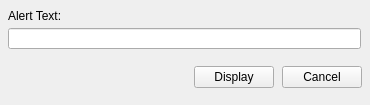
<ui version="4.0" >
 <class>AlertForm</class>
 <widget class="QWidget" name="AlertForm" >
  <property name="geometry" >
   <rect>
    <x>0</x>
    <y>0</y>
    <width>370</width>
    <height>105</height>
   </rect>
  </property>
  <property name="windowTitle" >
   <string>Alert Message</string>
  </property>
  <property name="windowIcon" >
   <iconset resource="../images/openlp-2.qrc" >
    <normaloff>:/icon/openlp.org-icon-32.bmp</normaloff>:/icon/openlp.org-icon-32.bmp</iconset>
  </property>
  <layout class="QVBoxLayout" name="AlertFormLayout" >
   <property name="spacing" >
    <number>8</number>
   </property>
   <property name="margin" >
    <number>8</number>
   </property>
   <item>
    <widget class="QWidget" native="1" name="AlertEntryWidget" >
     <property name="sizePolicy" >
      <sizepolicy vsizetype="Preferred" hsizetype="Preferred" >
       <horstretch>0</horstretch>
       <verstretch>0</verstretch>
      </sizepolicy>
     </property>
     <widget class="QLabel" name="AlertEntryLabel" >
      <property name="geometry" >
       <rect>
        <x>0</x>
        <y>0</y>
        <width>353</width>
        <height>16</height>
       </rect>
      </property>
      <property name="sizePolicy" >
       <sizepolicy vsizetype="Fixed" hsizetype="Preferred" >
        <horstretch>0</horstretch>
        <verstretch>0</verstretch>
       </sizepolicy>
      </property>
      <property name="text" >
       <string>Alert Text:</string>
      </property>
     </widget>
     <widget class="QLineEdit" name="AlertEntryEditItem" >
      <property name="geometry" >
       <rect>
        <x>0</x>
        <y>20</y>
        <width>353</width>
        <height>21</height>
       </rect>
      </property>
     </widget>
    </widget>
   </item>
   <item>
    <widget class="QWidget" native="1" name="ButtonBoxWidget" >
     <property name="sizePolicy" >
      <sizepolicy vsizetype="Preferred" hsizetype="Preferred" >
       <horstretch>0</horstretch>
       <verstretch>0</verstretch>
      </sizepolicy>
     </property>
     <layout class="QHBoxLayout" name="horizontalLayout" >
      <property name="spacing" >
       <number>8</number>
      </property>
      <property name="margin" >
       <number>0</number>
      </property>
      <item>
       <spacer name="ButtonBoxWidgetSpacer" >
        <property name="orientation" >
         <enum>Qt::Horizontal</enum>
        </property>
        <property name="sizeHint" stdset="0" >
         <size>
          <width>267</width>
          <height>20</height>
         </size>
        </property>
       </spacer>
      </item>
      <item>
       <widget class="QPushButton" name="DisplayButton" >
        <property name="text" >
         <string>Display</string>
        </property>
       </widget>
      </item>
      <item>
       <widget class="QPushButton" name="CancelButton" >
        <property name="text" >
         <string>Cancel</string>
        </property>
       </widget>
      </item>
     </layout>
    </widget>
   </item>
  </layout>
 </widget>
 <resources>
  <include location="../images/openlp-2.qrc" />
 </resources>
 <connections>
  <connection>
   <sender>CancelButton</sender>
   <signal>clicked()</signal>
   <receiver>AlertForm</receiver>
   <slot>close()</slot>
   <hints>
    <hint type="sourcelabel" >
     <x>294</x>
     <y>66</y>
    </hint>
    <hint type="destinationlabel" >
     <x>257</x>
     <y>3</y>
    </hint>
   </hints>
  </connection>
 </connections>
</ui>
